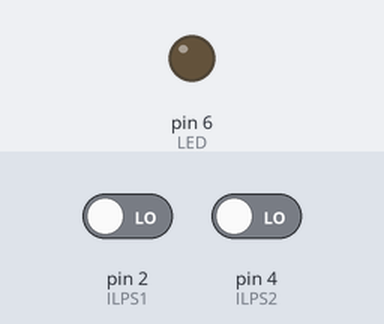
This sketch was run on a simulated Arduino Uno, built with avr-gcc and run on an emulated ATmega328P. Parts: output pins drawn as LEDs (lit = HIGH). The inputs (shaded band) are chosen by the test bench; at power-on: pin 4 (ILPS2) LOW, pin 2 (ILPS1) LOW.

Above: at 1.2 s.
1.3 s: pin 4 (ILPS2) driven HIGH
At 2.2 s:
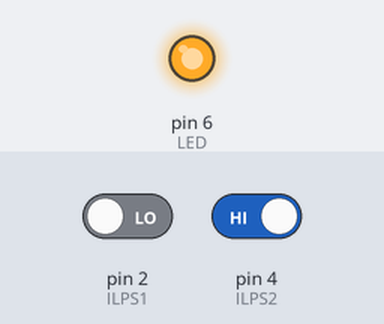
Timing chart, 0 to 4.3 s (numbered marks = the images above; inputs shaded):
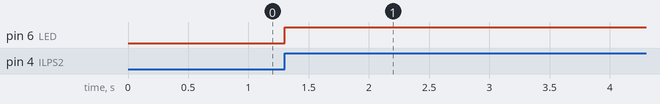

Measured:
- after the input at 1.3 s, pin 6 (LED): LOW → HIGH at once

The sketch:

xuanzhu-zoubi.ino
```cpp
/*                                  XUANZHU-ZOUBI
 *  This program is free and follows the GPL3.0 protocol.
 *  If you think this program is helpful to you, please star this project on GitHub.
 *  Program written by Fried on May 22, 2022.
 */

//------------------The following is the main body of the program------------------


#include<Arduino.h>

#define LED 6 // LED connected to pin 2
#define ILPS1 2 // Infrared line patrol sensor (turn on the led)
#define ILPS2 4 // Infrared line patrol sensor (turn off the led)

void setup()
{
  Serial.begin(115200);
  pinMode(LED, OUTPUT); // set the digital pin as output
  pinMode(ILPS1, INPUT); // set the digital pin as input
  pinMode(ILPS2, INPUT); // set the digital pin as input
  digitalWrite(LED, LOW); // the LED is off by default
}

void loop()
{
  if(digitalRead(ILPS2) and (not digitalRead(ILPS1)))
  {
    digitalWrite(LED, HIGH); // turn on the led
    delay(300); // delay for 500 ms
  }
  else if(digitalRead(ILPS1) and (not digitalRead(ILPS2)))
  {
    digitalWrite(LED, LOW); // turn off the led
    delay(300); // delay for 500 ms
  }
}
```
